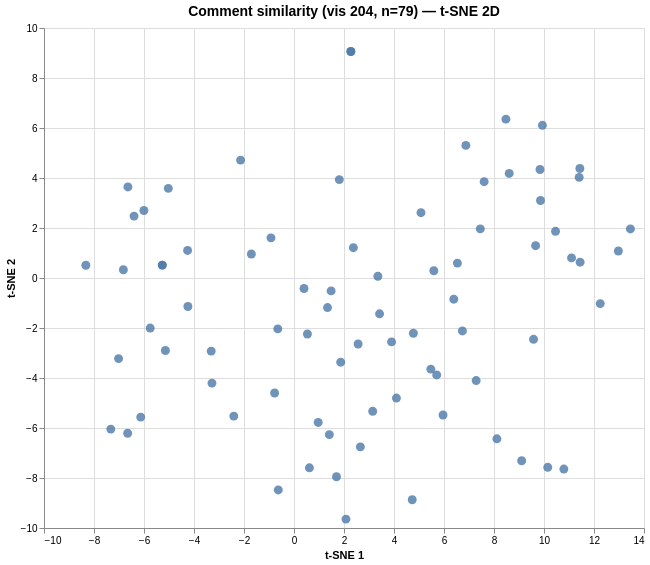

The specification (Vega-Lite) saved for this image:
### Vega specification from a JSON file in a GitHub repository (floating-point values rounded to 4 significant figures)
{"$schema": "https://vega.github.io/schema/vega/v6.json", "data": [{"name": "param_1e9efca18e7a2868_store"}, {"name": "source_0", "values": [{"comment": "I noticed that only Boeing is on this graph in Aircraft manufacturing market-section. Then, I think \"Boeing\" monopolize …", "dim_1": 2.078, "dim_2": -9.644, "index": 0}, {"comment": "I noticed that dr pepper and snapple were doing the worst out of the companies. Bank of America was doing the best out o…", "dim_1": 5.593, "dim_2": 0.29, "index": 1}, {"comment": "I noticed that Bank of America has the most value.\n I wonder where Apple is on this graph.\n The graph shows the value of…", "dim_1": 6.536, "dim_2": 0.595, "index": 2}, {"comment": "Hi! I am doing these with a class I am teaching that is off-cycle from when they are released/discussed so I need to pri…", "dim_1": -2.137, "dim_2": 4.715, "index": 3}, {"comment": "We noticed that the blocks representing the companies are different colours but we are not sure about the connection bet…", "dim_1": -6.654, "dim_2": -6.209, "index": 4}, {"comment": "What do you notice?\n-The size of worth is correlated to the size of squares\n-Some squares don't list price\n-The biggest …", "dim_1": 0.617, "dim_2": -7.593, "index": 5}, {"comment": "I noticed that on the graph the biggest valued stock was Bank of America. I also notice that Apple and Amazon topped a t…", "dim_1": 1.414, "dim_2": -6.265, "index": 6}, {"comment": "I notice that companies I had initially thought to be worth billions, are significantly smaller than some of the other c…", "dim_1": 7.605, "dim_2": 3.853, "index": 7}, {"comment": "Greedy Supreme\nI notice 27 companies that are sized by their stock market value. I wonder what companies are doing with …", "dim_1": 9.582, "dim_2": -2.453, "index": 8}, {"comment": "In this graph the information i’m pulling is that in year 2018 these 27 companies together have the stock price of a tri…", "dim_1": 12.97, "dim_2": 1.081, "index": 9}, {"comment": "A Trillion Dollars\n\nThis seems to be a graph of the corporations leading the stock market. Bank of America seems to be l…", "dim_1": 2.564, "dim_2": -2.641, "index": 10}, {"comment": "Bank of America owning the game? There is many things going on in this graph. First thing that came to mind is that ther…", "dim_1": 9.841, "dim_2": 4.34, "index": 11}, {"comment": "A Billion A Trillion Boxes\nIn this graph, I notice that Apple's stock market is the highest that they mention. I wonder …", "dim_1": 1.868, "dim_2": -3.367, "index": 12}, {"comment": "Bank of America Taking Over\n\nAccording to this graph, Bank of America is ahead of all other companies in the stock reven…", "dim_1": 11.41, "dim_2": 4.025, "index": 13}, {"comment": "In this graph there are multiple boxes with areas that increase or decrease depending on their stock market value. There…", "dim_1": 5.473, "dim_2": -3.644, "index": 14}, {"comment": "We noticed that the size of the square of the business corresponds with a business’ stock market value (i.e. the more mo…", "dim_1": 4.775, "dim_2": -2.209, "index": 15}, {"comment": "A  Rainbow of Trillion Dollars\nThis graph shows the companies different stock markets by using different sizes of boxes.…", "dim_1": -3.312, "dim_2": -2.924, "index": 16}, {"comment": "I notice that these are all different types of companies, some of them are so little and don't even have a price on them…", "dim_1": 1.485, "dim_2": -0.516, "index": 17}, {"comment": "Business by the Billions and Trillions.  Apple was the first U.S corporation that stock market value reached one trillio…", "dim_1": 3.423, "dim_2": -1.433, "index": 18}, {"comment": "I notice in this graph that its about the stocks in the stock market and how much they are worth. I was amazed of how mu…", "dim_1": 2.654, "dim_2": -6.755, "index": 19}, {"comment": "Famous Stock Value\n\tI think it’s just the value of some big brands stocks the smaller they are the less valuable they ar…", "dim_1": 1.812, "dim_2": 3.936, "index": 20}, {"comment": "I notice that some of the companies that have the same stock market value have a smaller size than some of the companies…", "dim_1": -3.282, "dim_2": -4.205, "index": 21}, {"comment": "The first thing we notice about the graph, is that there is large and small boxes. Each box has a name of a company on i…", "dim_1": 1.34, "dim_2": -1.183, "index": 22}, {"comment": "The biggest bank in the game is Bank of america. Bank of America has the highest stock market value as of September 2nd.…", "dim_1": 9.861, "dim_2": 3.099, "index": 23}, {"comment": "Bank of America Reigns Supreme\n\nI noticed that Bank of America is destroying all the other companies in stock revenue. S…", "dim_1": 11.44, "dim_2": 4.379, "index": 24}, {"comment": "I notice that the Bank of America is worth more than every other company. I’m also proud t5o see that Ford is up there b…", "dim_1": 9.937, "dim_2": 6.107, "index": 25}, {"comment": "I notice many boxes with the brands names in them. They have a certain amount of money in them. I wonder what they meant…", "dim_1": 10.79, "dim_2": -7.643, "index": 26}, {"comment": "In the graph, I notice that there are several businesses that provide their stock values. It looks like the bank of Amer…", "dim_1": 6.736, "dim_2": -2.118, "index": 27}, {"comment": "I notice that the Bank of America has the most money in the stock market which is $312 billion. I wonder what “Boeing” i…", "dim_1": 9.664, "dim_2": 1.293, "index": 28}, {"comment": "I think that the graph is showing all of the companies and how much money they have made and it's making a statement tha…", "dim_1": -0.921, "dim_2": 1.606, "index": 29}, {"comment": "In this graph it is all about the stock market and businesses value. Bank of america is at the top with $312 billion. Dr…", "dim_1": 13.46, "dim_2": 1.963, "index": 30}, {"comment": "Stock market on the rise.\nThis looks like a graph showing the stock market rises. I'm not sure if the colors mean someth…", "dim_1": 0.968, "dim_2": -5.777, "index": 31}, {"comment": "What I notice in the graph is that all the bigger squares are the bigger companies that have a lot of money and the smal…", "dim_1": 0.401, "dim_2": -0.42, "index": 32}, {"comment": "These are the richest companies. I noticed that size of the box the company is in determines how much money they make.  …", "dim_1": -5.752, "dim_2": -2.003, "index": 33}, {"comment": "Apple is a powerhouse company. The graph is showing how all of these big companies  are still so far under Apple's stock…", "dim_1": 6.391, "dim_2": -0.847, "index": 34}, {"comment": "In this graph there are 27 companies that are sized accordingly to their stock market size. I noticed that the bigger co…", "dim_1": -0.776, "dim_2": -4.6, "index": 35}, {"comment": "I wonder if this is the beginning of the Apple logo. I'm guessing this is right over $1 trillion so Apple can be the nex…", "dim_1": 3.354, "dim_2": 0.069, "index": 36}, {"comment": "apple is the richest company and all these companies combind are worth a trillion and i didn't that footlocker was that …", "dim_1": 2.375, "dim_2": 1.213, "index": 37}, {"comment": "C:This graph shows  Apple's stock market value, and how their value compares to other companies.\nE:And at the bottom of …", "dim_1": 4.097, "dim_2": -4.802, "index": 38}, {"comment": "I notice that bank of America has the highest stock market value. I wonder why that is. And what might be going on in th…", "dim_1": 10.46, "dim_2": 1.867, "index": 39}, {"comment": "I noticed that Bank of America has the highest stock market value as of September 2nd. This is because  Bank of America …", "dim_1": 11.45, "dim_2": 0.632, "index": 40}, {"comment": "I notice one of one  company are  the lowest in the company with  some help from  other and some lost almost the value t…", "dim_1": 5.079, "dim_2": 2.612, "index": 41}, {"comment": "I noticed that Bank of America has the highest stock market value as of September 2nd. This is because  Bank of America …", "dim_1": 11.1, "dim_2": 0.804, "index": 42}, {"comment": "I notice that the biggest boxes are the one with the most to differentiate the success of others and the amount of money…", "dim_1": -5.268, "dim_2": 0.516, "index": 43}, {"comment": "Each business has different million of investment. The apple company gave a 1,000,000,000,000 dollar to each company. I …", "dim_1": -1.705, "dim_2": 0.96, "index": 44}, {"comment": "I notice Bank of America is the Biggest and highest amount more than any other company.\nI wonder how Bank of America is …", "dim_1": 8.608, "dim_2": 4.183, "index": 45}, {"comment": "I NOTICE A LOT OF COMPANIES  ARE ALL WORKING EVEN THOUGH THEY SELL DIFFERENTE THING, THEY HAVE THE SAME PURPOSE, THAT IS…", "dim_1": 10.15, "dim_2": -7.573, "index": 46}, {"comment": "One trillion dollars not only has a lot of zeros (12!), but is equal to the sum of the stock values of 27 popular U. S. …", "dim_1": 0.537, "dim_2": -2.241, "index": 47}, {"comment": "I noticed all of the companies in the boxes and saw that this graph has to do with money. I noticed that the smaller box…", "dim_1": -4.244, "dim_2": -1.139, "index": 48}, {"comment": "I noticed that this is a stock market for companies and i also wonder how apple is worth so much money. A good title for…", "dim_1": 3.148, "dim_2": -5.332, "index": 49}, {"comment": "I notice that this graph  is full of well known world wide companies. Also that Bank of America has more money than all …", "dim_1": 7.452, "dim_2": 1.966, "index": 50}, {"comment": "how far will they go is there a way to estimate how much money they will make in the future and is there a chance for an…", "dim_1": -8.327, "dim_2": 0.511, "index": 51}, {"comment": "I noticed this was about Bank because I saw Bank of America that I only know. and I think the size of each says how much…", "dim_1": 6.874, "dim_2": 5.304, "index": 52}, {"comment": "I notice different companies. Some with their stock market value and without.\nI wonder why some of the stock market valu…", "dim_1": 5.961, "dim_2": -5.479, "index": 53}, {"comment": "I noticed that the chart have many boxes with a different proportion and every box have the name of a big corporation. I…", "dim_1": -4.257, "dim_2": 1.102, "index": 54}, {"comment": "I noticed that the smaller boxes do not have any numbers in them, which could be significant, but is not seen as if is n…", "dim_1": -7.017, "dim_2": -3.224, "index": 55}, {"comment": "I noticed that not every corporation the graph has not their marketing number. For example, Ralph Lauren, Foot Locker, N…", "dim_1": 7.287, "dim_2": -4.102, "index": 56}, {"comment": "I notice big company brand names and the bottom companies are like the bases because they are the larger companies that …", "dim_1": -7.328, "dim_2": -6.044, "index": 57}, {"comment": "In this graph there are multiple boxes with areas that increase or decrease depending on their stock market value. Also,…", "dim_1": 5.708, "dim_2": -3.877, "index": 58}, {"comment": "How come companies like microsoft and apple were not included?", "dim_1": 9.107, "dim_2": -7.311, "index": 59}, {"comment": "I notice that some of the companies that have the same stock market value have a smaller size than some of the companies…", "dim_1": -2.409, "dim_2": -5.524, "index": 60}, {"comment": "i notice that it shows how much the stock market value is for the companies listed/shown, but only for really big compan…", "dim_1": -6.131, "dim_2": -5.565, "index": 61}, {"comment": "I notice that Bank of America makes the most money out of these companies. What is included in the $312 billion from Ban…", "dim_1": 8.476, "dim_2": 6.354, "index": 62}, {"comment": "I notice boxes representing different companies. I think the trillion represents the combined amount of revenue from eac…", "dim_1": -5.028, "dim_2": 3.585, "index": 63}, {"comment": "I notice there are some brands on the graph without a net worth so I wonder if they all below $10 billions. Headline: \"W…", "dim_1": 4.729, "dim_2": -8.871, "index": 64}, {"comment": "I noticed that all of these companies have a certain size to determine how big successful their company is. The larger t…", "dim_1": -6.825, "dim_2": 0.33, "index": 65}, {"comment": "I notice that the title is 1,000,000 dollars and it talks about how Apple and Amazon's stock market value both surpassed…", "dim_1": 3.902, "dim_2": -2.556, "index": 66}, {"comment": "I notice that the biggest boxes are the one with the most to differentiate the success of others and the amount of money…", "dim_1": -5.268, "dim_2": 0.516, "index": 67}, {"comment": "So the first thing i noticed are the colors and how it is one trillion, then the next thing i noticed is that the bank o…", "dim_1": -0.649, "dim_2": -2.036, "index": 68}, {"comment": "I noticed that none of the largest boxes are relatively the same size. I wonder how these companie were placed, like why…", "dim_1": -5.144, "dim_2": -2.901, "index": 69}, {"comment": "I am surprised by the amount of money shown here, but i expected disney to make much more money than shown here based on…", "dim_1": 2.271, "dim_2": 9.059, "index": 70}, {"comment": "I wonder if the companies with the largest stock market value also have the biggest impact in society.", "dim_1": 12.25, "dim_2": -1.024, "index": 71}, {"comment": "I thought disney would make more money", "dim_1": 2.277, "dim_2": 9.059, "index": 72}, {"comment": "I notice it says 1 trillion Dollars, and that banks has the most amount of the money. Also the biggest company had the b…", "dim_1": -6.399, "dim_2": 2.475, "index": 73}, {"comment": "I noticed that they are another trillion dollars and the boxes names are more bold if  they have more money.", "dim_1": -6.644, "dim_2": 3.643, "index": 74}, {"comment": "i notice it says 1 trillion Dollars, another thing i notice is names of big companies in boxes, also the bigger the comp…", "dim_1": -6.005, "dim_2": 2.7, "index": 75}, {"comment": "Welcome to “What’s Going On in This Graph?”.  Recently, a few American public corporations topped a stock market value o…", "dim_1": -0.628, "dim_2": -8.478, "index": 76}, {"comment": "I notice that the sum of the market capitalizations of these companies  are roughly (if-not-exactly) equal to one trilli…", "dim_1": 8.116, "dim_2": -6.433, "index": 77}, {"comment": "I notice that the graph contains American companies that have reached at least a billion dollars in stock market value. …", "dim_1": 1.699, "dim_2": -7.95, "index": 78}]}, {"name": "source_0_x_domain_dim_1", "values": [{"min": -8.327, "max": 13.46}]}, {"name": "source_0_y_domain_dim_2", "values": [{"min": -9.644, "max": 9.059}]}], "signals": [{"name": "unit", "value": {}, "on": [{"events": "pointermove", "update": "isTuple(group()) ? group() : unit"}]}, {"name": "param_1e9efca18e7a2868", "update": "vlSelectionResolve(\"param_1e9efca18e7a2868_store\", \"union\")"}, {"name": "param_1e9efca18e7a2868_dim_1", "on": [{"events": [{"source": "view", "type": "dblclick"}], "update": "null"}, {"events": {"signal": "param_1e9efca18e7a2868_translate_delta"}, "update": "panLinear(param_1e9efca18e7a2868_translate_anchor.extent_x, -param_1e9efca18e7a2868_translate_delta.x / width)"}, {"events": {"signal": "param_1e9efca18e7a2868_zoom_delta"}, "update": "zoomLinear(domain(\"x\"), param_1e9efca18e7a2868_zoom_anchor.x, param_1e9efca18e7a2868_zoom_delta)"}]}, {"name": "param_1e9efca18e7a2868_dim_2", "on": [{"events": [{"source": "view", "type": "dblclick"}], "update": "null"}, {"events": {"signal": "param_1e9efca18e7a2868_translate_delta"}, "update": "panLinear(param_1e9efca18e7a2868_translate_anchor.extent_y, param_1e9efca18e7a2868_translate_delta.y / height)"}, {"events": {"signal": "param_1e9efca18e7a2868_zoom_delta"}, "update": "zoomLinear(domain(\"y\"), param_1e9efca18e7a2868_zoom_anchor.y, param_1e9efca18e7a2868_zoom_delta)"}]}, {"name": "param_1e9efca18e7a2868_tuple", "on": [{"events": [{"signal": "param_1e9efca18e7a2868_dim_1 || param_1e9efca18e7a2868_dim_2"}], "update": "param_1e9efca18e7a2868_dim_1 && param_1e9efca18e7a2868_dim_2 ? {unit: \"\", fields: param_1e9efca18e7a2868_tuple_fields, values: [param_1e9efca18e7a2868_dim_1,param_1e9efca18e7a2868_dim_2]} : null"}]}, {"name": "param_1e9efca18e7a2868_tuple_fields", "value": [{"field": "dim_1", "channel": "x", "type": "R"}, {"field": "dim_2", "channel": "y", "type": "R"}]}, {"name": "param_1e9efca18e7a2868_translate_anchor", "value": {}, "on": [{"events": [{"source": "scope", "type": "pointerdown"}], "update": "{x: x(unit), y: y(unit), extent_x: domain(\"x\"), extent_y: domain(\"y\")}"}]}, {"name": "param_1e9efca18e7a2868_translate_delta", "value": {}, "on": [{"events": [{"source": "window", "between": [{"source": "scope", "type": "pointerdown"}, {"source": "window", "type": "pointerup"}], "consume": true, "type": "pointermove"}], "update": "{x: param_1e9efca18e7a2868_translate_anchor.x - x(unit), y: param_1e9efca18e7a2868_translate_anchor.y - y(unit)}"}]}, {"name": "param_1e9efca18e7a2868_zoom_anchor", "on": [{"events": [{"source": "scope", "consume": true, "type": "wheel"}], "update": "{x: invert(\"x\", x(unit)), y: invert(\"y\", y(unit))}"}]}, {"name": "param_1e9efca18e7a2868_zoom_delta", "on": [{"events": [{"source": "scope", "consume": true, "type": "wheel"}], "update": "pow(1.001, event.deltaY * pow(16, event.deltaMode))", "force": true}]}, {"name": "param_1e9efca18e7a2868_modify", "on": [{"events": {"signal": "param_1e9efca18e7a2868_tuple"}, "update": "modify(\"param_1e9efca18e7a2868_store\", param_1e9efca18e7a2868_tuple, true)"}]}], "marks": [{"type": "symbol", "name": "marks", "from": {"data": "source_0"}, "encode": {"update": {"fill": {"value": "#4c78a8"}, "shape": {"value": "circle"}, "y": {"field": "dim_2", "scale": "y"}, "size": {"value": 80}, "tooltip": {"signal": "{\"Comment #\": format(datum[\"index\"], \"\"), \"Comment\": isValid(datum[\"comment\"]) ? datum[\"comment\"] : \"\"+datum[\"comment\"]}"}, "opacity": {"value": 0.8}, "x": {"field": "dim_1", "scale": "x"}}}, "clip": true, "interactive": true, "style": ["circle"]}], "scales": [{"name": "x", "type": "linear", "domain": [{"signal": "(data(\"source_0_x_domain_dim_1\")[0] || {}).min"}, {"signal": "(data(\"source_0_x_domain_dim_1\")[0] || {}).max"}], "range": [0, {"signal": "width"}], "zero": true, "nice": true, "domainRaw": {"signal": "param_1e9efca18e7a2868[\"dim_1\"]"}}, {"name": "y", "type": "linear", "domain": [{"signal": "(data(\"source_0_y_domain_dim_2\")[0] || {}).min"}, {"signal": "(data(\"source_0_y_domain_dim_2\")[0] || {}).max"}], "range": [{"signal": "height"}, 0], "nice": true, "zero": true, "domainRaw": {"signal": "param_1e9efca18e7a2868[\"dim_2\"]"}}], "axes": [{"scale": "x", "orient": "bottom", "tickCount": {"signal": "ceil(width/40)"}, "gridScale": "y", "zindex": 0, "aria": false, "maxExtent": 0, "grid": true, "domain": false, "ticks": false, "minExtent": 0, "labels": false}, {"scale": "y", "zindex": 0, "tickCount": {"signal": "ceil(height/40)"}, "minExtent": 0, "grid": true, "orient": "left", "labels": false, "domain": false, "aria": false, "maxExtent": 0, "ticks": false, "gridScale": "x"}, {"scale": "x", "labelOverlap": true, "title": "t-SNE 1", "zindex": 0, "orient": "bottom", "tickCount": {"signal": "ceil(width/40)"}, "grid": false, "labelFlush": true}, {"scale": "y", "grid": false, "zindex": 0, "orient": "left", "title": "t-SNE 2", "labelOverlap": true, "tickCount": {"signal": "ceil(height/40)"}}], "title": {"text": "Comment similarity (vis 204, n=79) — t-SNE 2D", "frame": "group", "fontSize": 14}, "background": "white", "style": "cell", "height": 500, "padding": 5, "width": 600}
